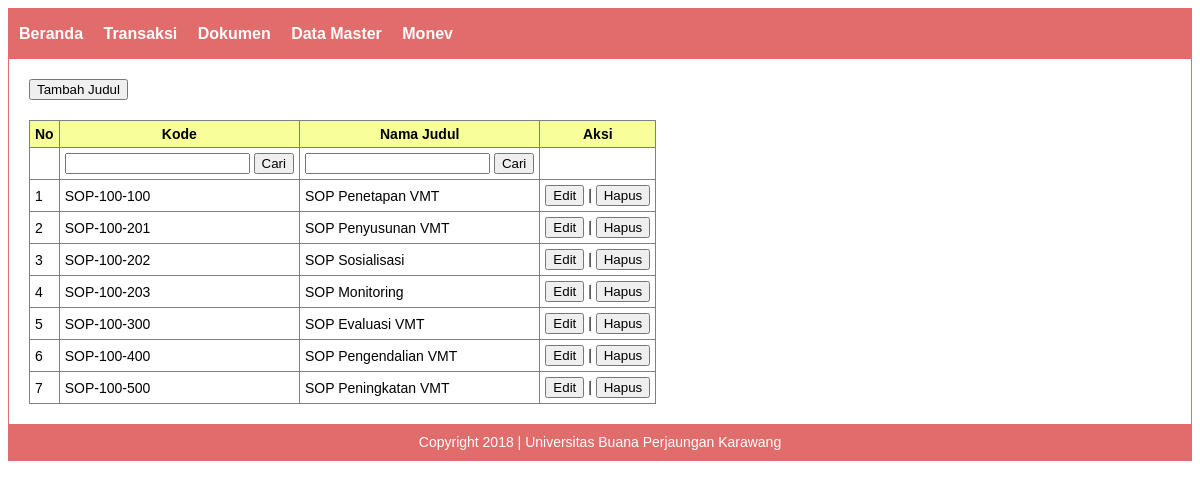
The app's page /index.php/judul/view with its own data.
### tables this page shows
CREATE TABLE `master_judul` (
  `id_judul` int(11) NOT NULL,
  `kode` varchar(255) NOT NULL,
  `deskripsi` text NOT NULL
);

### application/controllers/Judul.php (called while the page is built, shortened)
<?php
class Judul extends CI_Controller {
    function __construct()
    {
        $this->load->model('judul_m', 'judul');
    }
    public function view()
    {
        $query = $this->judul->get();
        $data = array (
            'header' => 'Master Judul',
            'judul' => $query->result()
        );
        $this->load->view('_header', $data);
        $this->load->view('tampil_judul');
        $this->load->view('_footer');
    }
}

### index.php (called while the page is built, shortened)
<?php
require_once BASEPATH.'core/CodeIgniter.php';

### application/models/Judul_m.php (called while the page is built, shortened)
<?php
class Judul_m extends CI_Model {
    public function get($id = null)
    {
        $filter_kode = $this->input->get('cari_kode');
        $this->db->like('kode', $filter_kode);
        $filter_deskripsi = $this->input->get('cari_deskripsi');
        $this->db->like('deskripsi', $filter_deskripsi);
        $this->db->select('*');
        $this->db->from('master_judul');
        $query = $this->db->get();
        return $query;
    }
}

### application/views/tampil_judul.php (the view)
<div style="margin-bottom: 20px;">
    <a href="<?=site_url('judul/add');?>"><button class="btn">Tambah Judul</button></a>
</div>
<div>
    <table class="data" border="1px">
        <tr>
            <th>No</th>
            <th>Kode</th>
            <th>Nama Judul</th>
            <th>Aksi</th>
        </tr>
        <tr>
            <td></td>
            <td>
                <form action="">
                    <input type="text" name="cari_kode">
                    <button class="btn">Cari</button>
                </form>
            </td>
            <td>
                <form action="">
                    <input type="text" name="cari_deskripsi">
                    <button class="btn">Cari</button>
                </form>
            </td>
            <td></td>
        </tr>
        <?php
        $no = 1;
            foreach ($judul as $b => $row) {
        ?>
        <tr>
            <td><?=$no++;?></td>
            <td><?=$row->kode;?></td>
            <td><?=$row->deskripsi;?></td>
            <td>
                <a href="<?=site_url('judul/edit/'.$row->id_judul);?>"><button class="btn">Edit</button></a> |
                <a href="<?=site_url('judul/del/'.$row->id_judul);?>" onclick="return confirm('Apakah kamu yakin ?')"><button class="btn">Hapus</button></a>
            </td>
        </tr>
        <?php } ?>
    </table>
</div>

### application/views/_header.php (shortened to what this page needs)
<!DOCTYPE html>
<html lang="en">
    <head>
    </head>
<body>
<div class="container">
    <div class="menu">
        <ul>
            <li class="<?=$this->uri->segment(1) == 'home' ? 'active' : null; ?>">
                <a href="<?=site_url('home');?>">Beranda</a>
            </li>
            <li class="dropdown">
                <a href="javascript:void(0)" class="dropbtn">Transaksi</a>
            </li>
            <li class="dropdown">
                <a href="javascript:void(0)" class="dropbtn">Dokumen</a>
            </li>
            <li class="dropdown">
                <a href="javascript:void(0)" class="dropbtn">Data Master</a>
            </li>
            <li class="<?=$this->uri->segment(1) == 'monev' ? 'active' : null; ?>">
                <a href="<?=site_url('#');?>">Monev</a>
            </li>
        </ul>
    </div>
    <div class="wrapper">

### application/views/_footer.php
    </div>
    <div class="footer">
        Copyright 2018 | Universitas Buana Perjaungan Karawang
    </div>
</div>
</body>
</html>

### application/views/_header.php (style rules this page uses)
body { font-family: sans-serif, arial; font-size: 14px; }
.container { border: 1px solid #e16c6c; }
.wrapper { padding: 20px; }
.menu { background-color: #e16c6c; font-size: 16px; font-weight: bold; }
.menu ul { list-style: none; margin: 0; padding: 0 0 0 4px; }
.menu ul li { display: inline-table; margin-left: -4px; }
.menu ul li a { display: block; text-decoration: none; line-height: 50px; padding: 0 10px; color: #fff; }
.footer { background-color: #e16c6c; color: #fff; padding: 10px; text-align: center; }
table.data { border-collapse: collapse; }
table.data th { background-color: #f7ff9b; }
table.data th, table.data td { padding: 5px; }
.btn { cursor: pointer; }
.dropbtn { color: white; padding: 16px; font-size: 16px; border: none; cursor: pointer; }
.dropdown { position: relative; display: inline-block; }

### records on screen
master_judul: kode "SOP-100-100", deskripsi "SOP Penetapan VMT"
master_judul: kode "SOP-100-201", deskripsi "SOP Penyusunan VMT"
master_judul: kode "SOP-100-202", deskripsi "SOP Sosialisasi"
master_judul: kode "SOP-100-203", deskripsi "SOP Monitoring"
master_judul: kode "SOP-100-300", deskripsi "SOP Evaluasi VMT"
master_judul: kode "SOP-100-400", deskripsi "SOP Pengendalian VMT"
master_judul: kode "SOP-100-500", deskripsi "SOP Peningkatan VMT"
